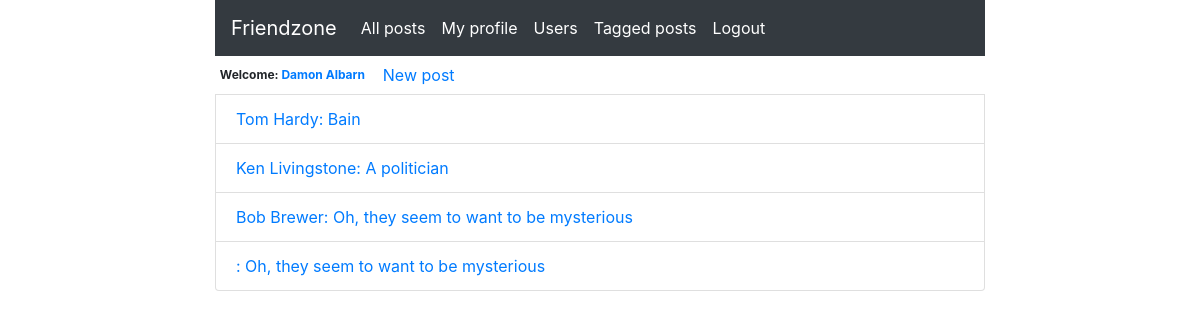
Page /users_page.php (signed in) on the committed database.
### tables this page shows
CREATE TABLE `users` (
  `userid` int(255) NOT NULL,
  `first_name` varchar(25) NOT NULL,
  `second_name` varchar(25) NOT NULL,
  `email` varchar(52) NOT NULL,
  `password` varchar(520) NOT NULL,
  `bio` varchar(250) DEFAULT NULL
);

### users_page.php (the view, shortened to what this page needs)
<?php
include("connection.php");
include "head.php";
include("user_strap_display.php");
$userid = $_SESSION['userid'];
$query = "SELECT * from `users` where `userid` != $userid;";
$result = mysqli_query($conn, $query);
while($row = mysqli_fetch_assoc($result)) {
	  		$userid = $row['userid'];
	  		$first_name = $row['first_name'];
	  		$second_name = $row['second_name'];
	  		$bio = $row['bio'];
	  		if($bio === NULL){
	  			$bio = "Oh, they seem to want to be mysterious";
	  		};
	  		$holder = "<a href=\"view_profile.php?userid=$userid\" class=\"list-group-item\">$first_name $second_name: $bio</a>";
	  		echo $holder;
}
?>
<?php  include "footer.php"; ?>

### head.php (shortened to what this page needs)
<?php
$page_title = $_SESSION['page_title'];
$output = "<!DOCTYPE html>
<html lang=\"en\">
	<head>
		<meta charset=\"utf-8\">
		<meta http-equiv=\"X-UA-Compatible\" content=\"IE=edge\">
		<meta name=\"viewport\" content=\"width=device-width, initial-scale=1\">
		<title>$page_title</title>
		<link rel=\"stylesheet\" href=\"https://maxcdn.bootstrapcdn.com/bootstrap/4.0.0/css/bootstrap.min.css\" integrity=\"sha384-Gn5384xqQ1aoWXA+058RXPxPg6fy4IWvTNh0E263XmFcJlSAwiGgFAW/dAiS6JXm\" crossorigin=\"anonymous\">
		<link href=\"styles.css\" rel=\"stylesheet\">
    <link rel=\"stylesheet\" href=\"https://maxcdn.bootstrapcdn.com/font-awesome/4.7.0/css/font-awesome.min.css\">
		<!--[if lt IE 9]>
			<script src=\"https://oss.maxcdn.com/libs/html5shiv/3.7.2/html5shiv.min.js\"></script>
			<script src=\"https://oss.maxcdn.com/libs/respond.js/1.4.2/respond.min.js\"></script>
		<![endif]-->
	</head>
	<body>
	<div class=\"container-fluid\">";
if($_SESSION['login'] === "TRUE"){
	$output.="<nav class=\"navbar navbar-expand-md navbar-dark bg-dark\">
  <a class=\"navbar-brand\" href=\"posts_page.php\">Friendzone</a>
  <button class=\"navbar-toggler\" type=\"button\" data-toggle=\"collapse\" data-target=\"#navbarNav\" aria-controls=\"navbarNav\" aria-expanded=\"false\" aria-label=\"Toggle navigation\">
    <span class=\"navbar-toggler-icon\"></span>
  </button>
  <div class=\"collapse navbar-collapse\" id=\"navbarNav\">
    <ul class=\"navbar-nav\">
      <li class=\"nav-item active\">
        <a class=\"nav-link\" href=\"posts_page.php\">All posts</a>
      </li>
      <li class=\"nav-item active\">
        <a class=\"nav-link\" href=\"edit_profile.php\">My profile</a>
      </li>
      <li class=\"nav-item active\">
        <a class=\"nav-link\" href=\"users_page.php\">Users</a>
      </li>
      <li class=\"nav-item active\">
        <a class=\"nav-link\" href=\"tagged_posts_page.php\">Tagged posts</a>
      </li>
	  <li class=\"nav-item active\">
        <a class=\"nav-link\" href=\"logout.php\">Logout</a>
      </li>
    </ul>
  </div>
</nav>
		";
} else{
  $output.="<nav class=\"navbar navbar-expand-md navbar-dark bg-dark\">
  <a class=\"navbar-brand\" href=\"index.php\">Friendzone</a></nav>";
}
echo $output;
?>

### user_strap_display.php
<?php
$userid=$_SESSION['userid'];
$first_name=$_SESSION['first_name'];
$second_name=$_SESSION['second_name'];
echo "<span class=\"badge\">Welcome: <a href=\"view_profile.php?userid=$userid\">$first_name $second_name</a></span>";
echo "<a class=\"btn btn-default\" href=\"create_post.php\" role=\"button\">New post</a>";
?>

### footer.php (shortened to what this page needs)
		</div>
	</body>
</html>

### styles.css (style rules this page uses)
.container-fluid { margin-right: auto; margin-left: auto; max-width: 800px; }

### rows in the picture
users: first_name "Tom", second_name "Hardy", bio "Bain"
users: first_name "Ken", second_name "Livingstone", bio "A politician"
users: first_name "Bob", second_name "Brewer", bio "Oh, they seem to want to be mysterious"
users: bio "Oh, they seem to want to be mysterious"

### other values in the picture
$first_name "Damon"
$second_name "Albarn"
